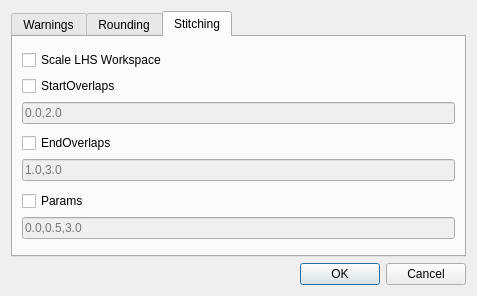
<?xml version="1.0" encoding="UTF-8"?>
<ui version="4.0">
 <class>reflOptionsDialog</class>
 <widget class="QDialog" name="reflOptionsDialog">
  <property name="geometry">
   <rect>
    <x>0</x>
    <y>0</y>
    <width>477</width>
    <height>296</height>
   </rect>
  </property>
  <property name="sizePolicy">
   <sizepolicy hsizetype="Preferred" vsizetype="Preferred">
    <horstretch>0</horstretch>
    <verstretch>0</verstretch>
   </sizepolicy>
  </property>
  <property name="minimumSize">
   <size>
    <width>400</width>
    <height>200</height>
   </size>
  </property>
  <property name="maximumSize">
   <size>
    <width>1000</width>
    <height>1000</height>
   </size>
  </property>
  <property name="windowTitle">
   <string>Reflectometry UI Options</string>
  </property>
  <layout class="QVBoxLayout" name="verticalLayout">
   <item>
    <widget class="QTabWidget" name="tabWidget">
     <property name="currentIndex">
      <number>2</number>
     </property>
     <widget class="QWidget" name="tabWarnings">
      <attribute name="title">
       <string>Warnings</string>
      </attribute>
      <layout class="QFormLayout" name="formLayout">
       <item row="0" column="0">
        <widget class="QCheckBox" name="checkWarnProcessAll">
         <property name="text">
          <string>Warn when processing all rows</string>
         </property>
         <property name="reflOptionName" stdset="0">
          <string>WarnProcessAll</string>
         </property>
        </widget>
       </item>
       <item row="2" column="0">
        <widget class="QCheckBox" name="checkWarnDiscardChanges">
         <property name="text">
          <string>Warn when discarding unsaved changes</string>
         </property>
         <property name="reflOptionName" stdset="0">
          <string>WarnDiscardChanges</string>
         </property>
        </widget>
       </item>
       <item row="1" column="0">
        <widget class="QCheckBox" name="checkWarnProcessPartialGroup">
         <property name="text">
          <string>Warn when processing only part of a group</string>
         </property>
         <property name="reflOptionName" stdset="0">
          <string>WarnProcessPartialGroup</string>
         </property>
        </widget>
       </item>
      </layout>
     </widget>
     <widget class="QWidget" name="tabRounding">
      <attribute name="title">
       <string>Rounding</string>
      </attribute>
      <layout class="QGridLayout" name="gridLayout">
       <item row="2" column="0">
        <widget class="QCheckBox" name="checkRoundQMax">
         <property name="text">
          <string>Round q_max column to</string>
         </property>
         <property name="reflOptionName" stdset="0">
          <string>RoundQMax</string>
         </property>
        </widget>
       </item>
       <item row="1" column="1">
        <widget class="QSpinBox" name="spinQMinPrecision">
         <property name="enabled">
          <bool>false</bool>
         </property>
         <property name="reflOptionName" stdset="0">
          <string>RoundQMinPrecision</string>
         </property>
        </widget>
       </item>
       <item row="2" column="1">
        <widget class="QSpinBox" name="spinQMaxPrecision">
         <property name="enabled">
          <bool>false</bool>
         </property>
         <property name="reflOptionName" stdset="0">
          <string>RoundQMaxPrecision</string>
         </property>
        </widget>
       </item>
       <item row="3" column="1">
        <widget class="QSpinBox" name="spinDQQPrecision">
         <property name="enabled">
          <bool>false</bool>
         </property>
         <property name="reflOptionName" stdset="0">
          <string>RoundDQQPrecision</string>
         </property>
        </widget>
       </item>
       <item row="1" column="0">
        <widget class="QCheckBox" name="checkRoundQMin">
         <property name="text">
          <string>Round q_min column to</string>
         </property>
         <property name="reflOptionName" stdset="0">
          <string>RoundQMin</string>
         </property>
        </widget>
       </item>
       <item row="3" column="0">
        <widget class="QCheckBox" name="checkRoundDQQ">
         <property name="text">
          <string>Round dq/q column to</string>
         </property>
         <property name="reflOptionName" stdset="0">
          <string>RoundDQQ</string>
         </property>
        </widget>
       </item>
       <item row="0" column="0">
        <widget class="QCheckBox" name="checkRoundAngle">
         <property name="text">
          <string>Round Angle column to</string>
         </property>
         <property name="reflOptionName" stdset="0">
          <string>RoundAngle</string>
         </property>
        </widget>
       </item>
       <item row="0" column="1">
        <widget class="QSpinBox" name="spinAnglePrecision">
         <property name="enabled">
          <bool>false</bool>
         </property>
         <property name="reflOptionName" stdset="0">
          <string>RoundAnglePrecision</string>
         </property>
        </widget>
       </item>
       <item row="0" column="2">
        <widget class="QLabel" name="labelAnglePlaces">
         <property name="text">
          <string>decimal places</string>
         </property>
        </widget>
       </item>
       <item row="1" column="2">
        <widget class="QLabel" name="labelQMinPlaces">
         <property name="text">
          <string>decimal places</string>
         </property>
        </widget>
       </item>
       <item row="2" column="2">
        <widget class="QLabel" name="labelQMaxPlaces">
         <property name="text">
          <string>decimal places</string>
         </property>
        </widget>
       </item>
       <item row="3" column="2">
        <widget class="QLabel" name="labelDQQPlaces">
         <property name="text">
          <string>decimal places</string>
         </property>
        </widget>
       </item>
      </layout>
     </widget>
     <widget class="QWidget" name="tabStitching">
      <attribute name="title">
       <string>Stitching</string>
      </attribute>
      <layout class="QGridLayout" name="gridLayout_2">
       <item row="0" column="0">
        <spacer name="verticalSpacer_4">
         <property name="orientation">
          <enum>Qt::Vertical</enum>
         </property>
         <property name="sizeHint" stdset="0">
          <size>
           <width>20</width>
           <height>40</height>
          </size>
         </property>
        </spacer>
       </item>
       <item row="1" column="0">
        <widget class="QCheckBox" name="checkScaleLHSWorkspace">
         <property name="toolTip">
          <string>Choose to scale the left hand workspace when stitching. The RHS workspace is scaled by default.</string>
         </property>
         <property name="text">
          <string>Scale LHS Workspace</string>
         </property>
         <property name="reflOptionName" stdset="0">
          <string>ScaleLHSWorkspace</string>
         </property>
        </widget>
       </item>
       <item row="3" column="0">
        <widget class="QCheckBox" name="checkStartOverlaps">
         <property name="text">
          <string>StartOverlaps</string>
         </property>
         <property name="reflOptionName" stdset="0">
          <string>StartOverlaps</string>
         </property>
        </widget>
       </item>
       <item row="4" column="0">
        <widget class="QLineEdit" name="lineStartOverlaps">
         <property name="enabled">
          <bool>false</bool>
         </property>
         <property name="acceptDrops">
          <bool>false</bool>
         </property>
         <property name="toolTip">
          <string>List of values defining the start overlaps for stitching</string>
         </property>
         <property name="placeholderText">
          <string>0.0,2.0</string>
         </property>
         <property name="reflOptionName" stdset="0">
          <string>StartOverlapsList</string>
         </property>
        </widget>
       </item>
       <item row="5" column="0">
        <spacer name="verticalSpacer_2">
         <property name="orientation">
          <enum>Qt::Vertical</enum>
         </property>
         <property name="sizeHint" stdset="0">
          <size>
           <width>20</width>
           <height>40</height>
          </size>
         </property>
        </spacer>
       </item>
       <item row="6" column="0">
        <widget class="QCheckBox" name="checkEndOverlaps">
         <property name="text">
          <string>EndOverlaps</string>
         </property>
         <property name="reflOptionName" stdset="0">
          <string>EndOverlaps</string>
         </property>
        </widget>
       </item>
       <item row="8" column="0">
        <widget class="QLineEdit" name="lineEndOverlaps">
         <property name="enabled">
          <bool>false</bool>
         </property>
         <property name="toolTip">
          <string>List of values defining the end overlaps for stitchin</string>
         </property>
         <property name="placeholderText">
          <string>1.0,3.0</string>
         </property>
         <property name="reflOptionName" stdset="0">
          <string>EndOverlapsList</string>
         </property>
        </widget>
       </item>
       <item row="9" column="0">
        <spacer name="verticalSpacer">
         <property name="orientation">
          <enum>Qt::Vertical</enum>
         </property>
         <property name="sizeHint" stdset="0">
          <size>
           <width>20</width>
           <height>40</height>
          </size>
         </property>
        </spacer>
       </item>
       <item row="10" column="0">
        <widget class="QCheckBox" name="checkParams">
         <property name="text">
          <string>Params</string>
         </property>
         <property name="reflOptionName" stdset="0">
          <string>Params</string>
         </property>
        </widget>
       </item>
       <item row="12" column="0">
        <widget class="QLineEdit" name="lineParams">
         <property name="enabled">
          <bool>false</bool>
         </property>
         <property name="toolTip">
          <string>A list of value for the stitching parameters. Defined as &quot;&lt;start&gt;,&lt;step&gt;,&lt;end&gt;&quot;</string>
         </property>
         <property name="placeholderText">
          <string>0.0,0.5,3.0</string>
         </property>
         <property name="reflOptionName" stdset="0">
          <string>ParamsList</string>
         </property>
        </widget>
       </item>
       <item row="13" column="0">
        <spacer name="verticalSpacer_3">
         <property name="orientation">
          <enum>Qt::Vertical</enum>
         </property>
         <property name="sizeHint" stdset="0">
          <size>
           <width>20</width>
           <height>40</height>
          </size>
         </property>
        </spacer>
       </item>
       <item row="14" column="0">
        <spacer name="verticalSpacer_5">
         <property name="orientation">
          <enum>Qt::Vertical</enum>
         </property>
         <property name="sizeHint" stdset="0">
          <size>
           <width>20</width>
           <height>40</height>
          </size>
         </property>
        </spacer>
       </item>
      </layout>
     </widget>
    </widget>
   </item>
   <item>
    <widget class="QDialogButtonBox" name="buttonBox">
     <property name="orientation">
      <enum>Qt::Horizontal</enum>
     </property>
     <property name="standardButtons">
      <set>QDialogButtonBox::Cancel|QDialogButtonBox::Ok</set>
     </property>
    </widget>
   </item>
  </layout>
 </widget>
 <resources/>
 <connections>
  <connection>
   <sender>buttonBox</sender>
   <signal>accepted()</signal>
   <receiver>reflOptionsDialog</receiver>
   <slot>accept()</slot>
   <hints>
    <hint type="sourcelabel">
     <x>248</x>
     <y>254</y>
    </hint>
    <hint type="destinationlabel">
     <x>157</x>
     <y>274</y>
    </hint>
   </hints>
  </connection>
  <connection>
   <sender>buttonBox</sender>
   <signal>rejected()</signal>
   <receiver>reflOptionsDialog</receiver>
   <slot>reject()</slot>
   <hints>
    <hint type="sourcelabel">
     <x>316</x>
     <y>260</y>
    </hint>
    <hint type="destinationlabel">
     <x>286</x>
     <y>274</y>
    </hint>
   </hints>
  </connection>
  <connection>
   <sender>checkRoundAngle</sender>
   <signal>toggled(bool)</signal>
   <receiver>spinAnglePrecision</receiver>
   <slot>setEnabled(bool)</slot>
   <hints>
    <hint type="sourcelabel">
     <x>106</x>
     <y>53</y>
    </hint>
    <hint type="destinationlabel">
     <x>226</x>
     <y>53</y>
    </hint>
   </hints>
  </connection>
  <connection>
   <sender>checkRoundQMin</sender>
   <signal>toggled(bool)</signal>
   <receiver>spinQMinPrecision</receiver>
   <slot>setEnabled(bool)</slot>
   <hints>
    <hint type="sourcelabel">
     <x>106</x>
     <y>84</y>
    </hint>
    <hint type="destinationlabel">
     <x>226</x>
     <y>84</y>
    </hint>
   </hints>
  </connection>
  <connection>
   <sender>checkRoundQMax</sender>
   <signal>toggled(bool)</signal>
   <receiver>spinQMaxPrecision</receiver>
   <slot>setEnabled(bool)</slot>
   <hints>
    <hint type="sourcelabel">
     <x>106</x>
     <y>115</y>
    </hint>
    <hint type="destinationlabel">
     <x>226</x>
     <y>115</y>
    </hint>
   </hints>
  </connection>
  <connection>
   <sender>checkRoundDQQ</sender>
   <signal>toggled(bool)</signal>
   <receiver>spinDQQPrecision</receiver>
   <slot>setEnabled(bool)</slot>
   <hints>
    <hint type="sourcelabel">
     <x>106</x>
     <y>146</y>
    </hint>
    <hint type="destinationlabel">
     <x>226</x>
     <y>146</y>
    </hint>
   </hints>
  </connection>
  <connection>
   <sender>checkStartOverlaps</sender>
   <signal>toggled(bool)</signal>
   <receiver>lineStartOverlaps</receiver>
   <slot>setEnabled(bool)</slot>
   <hints>
    <hint type="sourcelabel">
     <x>240</x>
     <y>77</y>
    </hint>
    <hint type="destinationlabel">
     <x>240</x>
     <y>100</y>
    </hint>
   </hints>
  </connection>
  <connection>
   <sender>checkEndOverlaps</sender>
   <signal>toggled(bool)</signal>
   <receiver>lineEndOverlaps</receiver>
   <slot>setEnabled(bool)</slot>
   <hints>
    <hint type="sourcelabel">
     <x>240</x>
     <y>130</y>
    </hint>
    <hint type="destinationlabel">
     <x>240</x>
     <y>153</y>
    </hint>
   </hints>
  </connection>
  <connection>
   <sender>checkParams</sender>
   <signal>toggled(bool)</signal>
   <receiver>lineParams</receiver>
   <slot>setEnabled(bool)</slot>
   <hints>
    <hint type="sourcelabel">
     <x>240</x>
     <y>183</y>
    </hint>
    <hint type="destinationlabel">
     <x>240</x>
     <y>207</y>
    </hint>
   </hints>
  </connection>
 </connections>
</ui>
